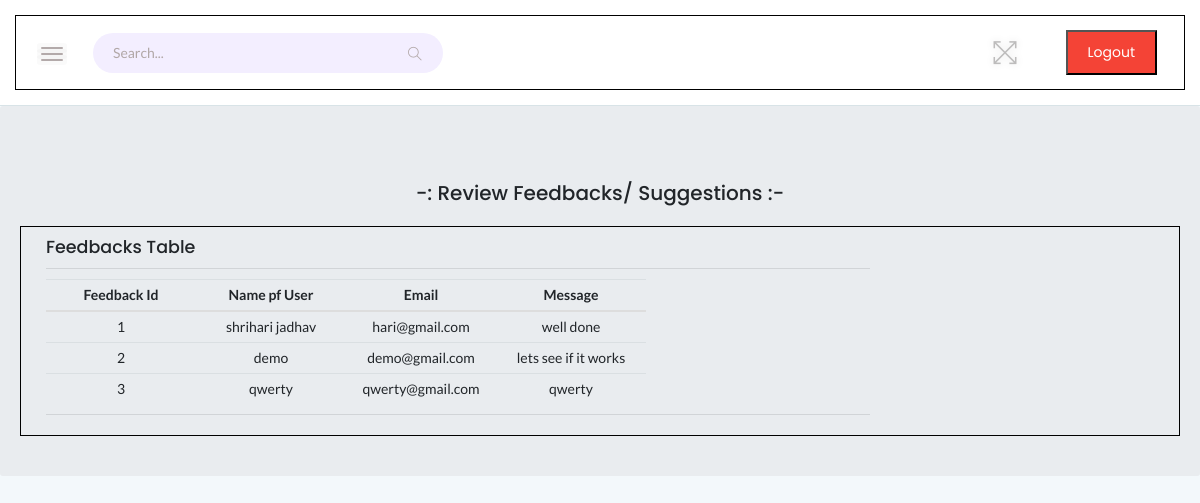
The page /reviewfeedback.php on the database its author committed.
### tables this page shows
CREATE TABLE `feedbackorsuggestion` (
  `feedbackorsuggestion_id` int(11) NOT NULL,
  `name` varchar(100) NOT NULL,
  `email` varchar(100) NOT NULL,
  `message` varchar(2000) NOT NULL
);

### reviewfeedback.php (the view, shortened to what this page needs)
<?php
	require 'db.php';
?>
<!DOCTYPE HTML>
<html>
    <head>
       <link rel="stylesheet" href="style.css">
        <link rel="stylesheet" href="bootstrap-3.3.7-dist/css/bootstrap.css">
        <link rel="stylesheet" href="style.css">
    </head>
    <body>
    	<?php
    	include ('head.php');
    	?>
        <div class="jumbotron">
        	<h2 style="text-align: center;margin-top: 3%;">-: Review Feedbacks/ Suggestions :-</h2><br>
            <div class="container-fluid">
                <div class="row">
                    <div class="col-md-9" id="left"  >
                        <h3 >Feedbacks Table</h3>
                        <hr>
                        <table class="table table-responsive table-condensed">
                            <thead>
                                <tr>
                                	<th id="mystyle">Feedback  Id</th>
                                    <th id="mystyle">Name pf User</th>
                                    <th id="mystyle">Email</th>
                                    <th id="mystyle">Message</th>
                                </tr>
                            </thead>
                            <tbody>
                            	<?php
									$sql = "SELECT * FROM `feedbackorsuggestion`";
									$result = mysqli_query($con, $sql);
									while($row = mysqli_fetch_assoc($result)){
										echo "
											<tr>
												<td id='mystyle'>$row[feedbackorsuggestion_id]</td>
												<td id='mystyle'>$row[name]</td>
												<td id='mystyle'>$row[email]</td>
												<td id='mystyle'>$row[message]</td>
											</tr>
										";
									}
								?>
                            </tbody>
                        </table>
                        <hr>
                    </div>
                </div>
            </div>
        </div>
    </body>
</html>

### style.css (style rules this page uses)
.jumbotron { background: white; }
.row { padding: 10px; }

### assets/css/typography.css (style rules this page uses)
body { font-size: 14px; font-family: 'Lato', sans-serif; }
h1, h2, h3, h4, h5, h6 { margin: 0; font-family: 'Poppins', sans-serif; }

### assets/css/default-css.css (style rules this page uses)
* { margin: 0; padding: 0; box-sizing: border-box; }
*, *:before, *:after { -moz-box-sizing: border-box; -webkit-box-sizing: border-box; box-sizing: border-box; }
html { -webkit-font-smoothing: antialiased; }
body { background: #fff; font-weight: normal; -webkit-font-smoothing: antialiased; -webkit-text-size-adjust: 100%; }
:root { --primary-color: #4336FB; }

### assets/css/styles.css (style rules this page uses)
table tr th { border-bottom: none; }
table tr th, table tr td { border-top: 1px solid rgba(120, 130, 140, 0.13) !important; }

### reviewfeedback.php (style rules this page uses)
.jumbotron { background: white; }
.container-fluid { margin-left: 1%; }
.row { border: 1px solid black; }
td { text-align: center; margin-top: 5px; }

### rows shown on the page
feedbackorsuggestion: feedbackorsuggestion_id "1", name "shrihari jadhav", email "hari@gmail.com", message "well done"
feedbackorsuggestion: feedbackorsuggestion_id "2", name "demo", email "demo@gmail.com", message "lets see if it works"
feedbackorsuggestion: feedbackorsuggestion_id "3", name "qwerty", email "qwerty@gmail.com", message "qwerty"
